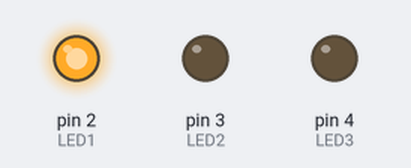
Recording of a sketch running on a simulated Arduino Uno, built with avr-gcc and run on an emulated ATmega328P. Shown: output pins drawn as LEDs (lit = HIGH).

Above: at 0.5 s.
At 2.0 s:
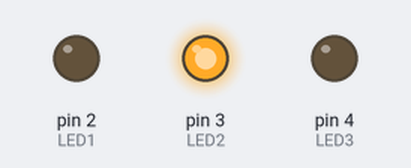
At 4.5 s:
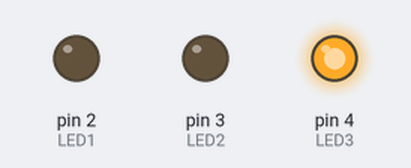
At 6.5 s:
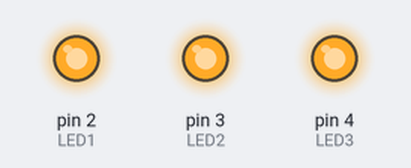
At 7.5 s:
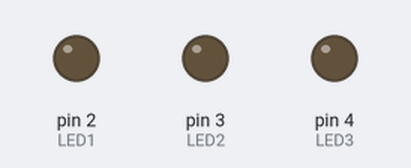
Timing chart, 0 to 10.4 s (numbered marks = the images above):
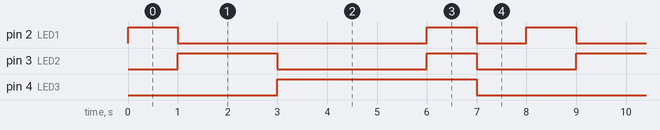

The sketch:

sketch_may10a.ino
```cpp
int LED1=2,LED2=3,LED3=4;
void setup()
{
pinMode(LED1,OUTPUT);
pinMode(LED2,OUTPUT);
pinMode(LED3,OUTPUT);
}
void loop()
{
  digitalWrite(LED1,HIGH);
  delay(1000);
  digitalWrite(LED1,LOW);
  digitalWrite(LED2,HIGH);
  delay(2000);
  digitalWrite(LED2,LOW);
  digitalWrite(LED3,HIGH);
  delay(3000);
  digitalWrite(LED3,LOW);
  digitalWrite(LED1,HIGH);
  digitalWrite(LED2,HIGH);
  digitalWrite(LED3,HIGH);
  delay(1000);
  digitalWrite(LED1,LOW);
  digitalWrite(LED2,LOW);
  digitalWrite(LED3,LOW);
  delay(1000);
}
```

Measured:
- by itself, pin 2 (LED1): repeats every 8.0 s: LOW 5.0 s, HIGH 1.0 s, LOW 1.0 s, HIGH 1.0 s
- by itself, pin 3 (LED2): repeats every 8.0 s: LOW 3.0 s, HIGH 1.0 s, LOW 2.0 s, HIGH 2.0 s
- by itself, pin 4 (LED3): alternates HIGH for 4.0 s and LOW for 4.0 s
